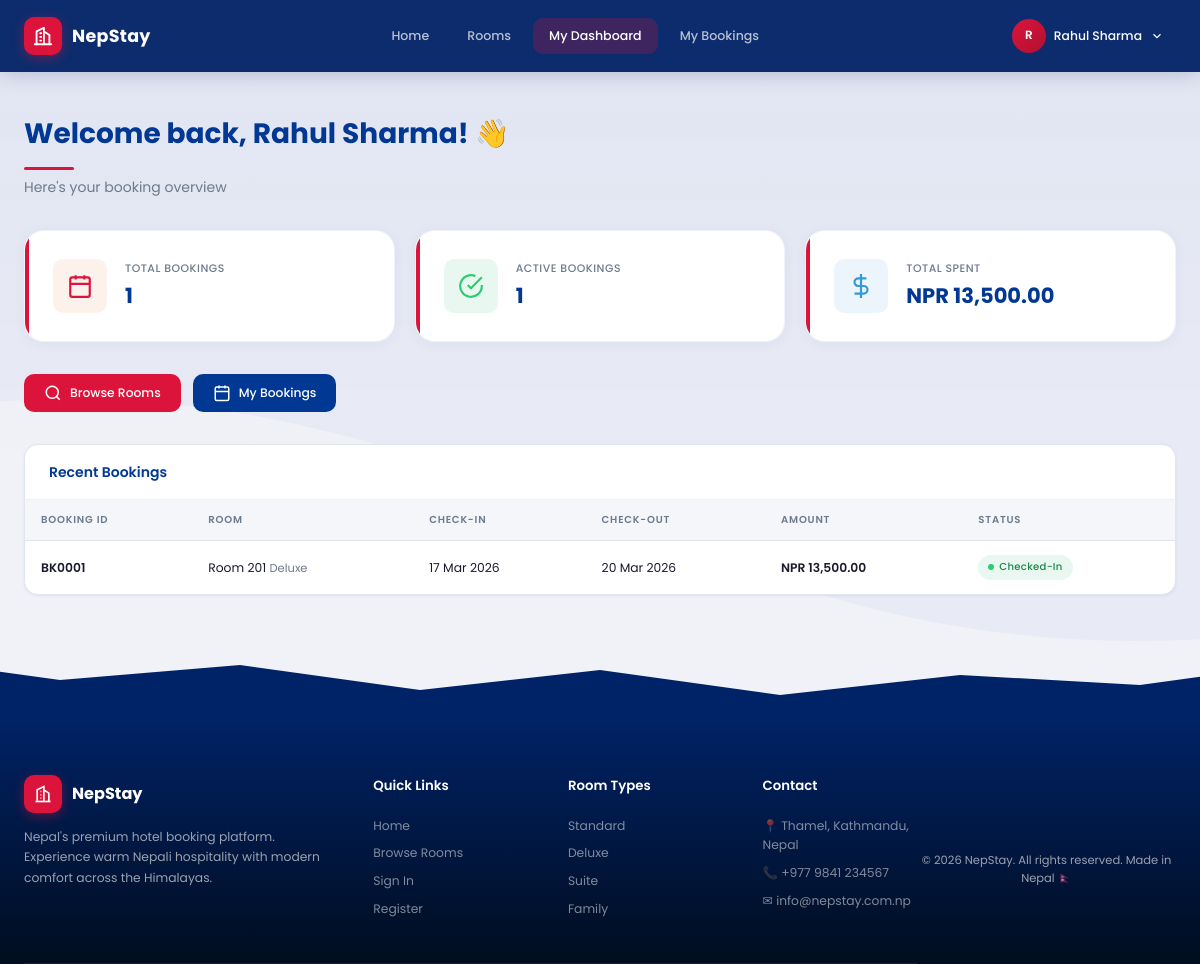
/customer/dashboard.php (signed in), run on the app's committed database.
### tables this page shows
CREATE TABLE customers (
    id INT AUTO_INCREMENT PRIMARY KEY,
    name VARCHAR(100) NOT NULL,
    email VARCHAR(255) DEFAULT NULL,
    phone VARCHAR(20) NOT NULL,
    address TEXT,
    id_proof ENUM('Passport','Driving License','National ID','Aadhar','Other') DEFAULT 'National ID',
    id_number VARCHAR(50) DEFAULT NULL,
    created_at TIMESTAMP DEFAULT CURRENT_TIMESTAMP,
    updated_at TIMESTAMP DEFAULT CURRENT_TIMESTAMP ON UPDATE CURRENT_TIMESTAMP
);

CREATE TABLE bookings (
    id INT AUTO_INCREMENT PRIMARY KEY,
    customer_id INT NOT NULL,
    room_id INT NOT NULL,
    check_in DATE NOT NULL,
    check_out DATE NOT NULL,
    guests INT DEFAULT 1,
    total_amount DECIMAL(10,2) DEFAULT 0.00,
    status ENUM('Confirmed','Checked-In','Checked-Out','Cancelled') DEFAULT 'Confirmed',
    notes TEXT,
    checked_in_at DATETIME DEFAULT NULL,
    checked_out_at DATETIME DEFAULT NULL,
    created_at TIMESTAMP DEFAULT CURRENT_TIMESTAMP,
    updated_at TIMESTAMP DEFAULT CURRENT_TIMESTAMP ON UPDATE CURRENT_TIMESTAMP,
    FOREIGN KEY (customer_id) REFERENCES customers(id) ON DELETE CASCADE,
    FOREIGN KEY (room_id) REFERENCES rooms(id) ON DELETE CASCADE
);

CREATE TABLE rooms (
    id INT AUTO_INCREMENT PRIMARY KEY,
    room_number VARCHAR(10) UNIQUE NOT NULL,
    type ENUM('Standard','Deluxe','Suite','Family') NOT NULL DEFAULT 'Standard',
    floor INT DEFAULT 1,
    price DECIMAL(10,2) NOT NULL,
    max_guests INT DEFAULT 2,
    description TEXT,
    amenities VARCHAR(500) DEFAULT NULL,
    status ENUM('Available','Occupied','Maintenance','Reserved') DEFAULT 'Available',
    image VARCHAR(255) DEFAULT NULL,
    created_at TIMESTAMP DEFAULT CURRENT_TIMESTAMP,
    updated_at TIMESTAMP DEFAULT CURRENT_TIMESTAMP ON UPDATE CURRENT_TIMESTAMP
);

### includes/auth.php (called while the page is built, shortened)
<?php
require_once __DIR__ . '/db.php';
function current_customer() {
    return db_fetch("SELECT * FROM customers WHERE id = ?", 'i', [$_SESSION['customer_id']]);
}
function is_customer_logged_in() {
    return isset($_SESSION['customer_id']);
}

### includes/db.php (called while the page is built, shortened)
<?php
$conn = new mysqli(DB_HOST, DB_USER, DB_PASS, DB_NAME);
$conn->set_charset('utf8mb4');
function db_query($sql, $types = '', $params = []) {
    global $conn;
    $stmt = $conn->prepare($sql);
    $stmt->bind_param($types, ...$params);
    $stmt->execute();
    $result = $stmt->get_result();
    return $result;
}
function db_fetch($sql, $types = '', $params = []) {
    $result = db_query($sql, $types, $params);
    if ($result instanceof mysqli_result) {
        return $result->fetch_assoc();
    }
    return null;
}
function db_fetch_all($sql, $types = '', $params = []) {
    $result = db_query($sql, $types, $params);
    if ($result instanceof mysqli_result) {
        return $result->fetch_all(MYSQLI_ASSOC);
    }
    return [];
}
function db_value($sql, $types = '', $params = []) {
    $row = db_fetch($sql, $types, $params);
    return $row ? reset($row) : null;
}

### includes/functions.php (called while the page is built, shortened)
<?php
function format_currency($amount) {
    return 'NPR ' . number_format((float)$amount, 2);
}
function format_date($date, $format = 'd M Y') {
    return date($format, strtotime($date));
}
function badge_class($status) {
    $map = [
        'Available'   => 'badge-success',
        'Occupied'    => 'badge-danger',
        'Maintenance' => 'badge-warning',
        'Reserved'    => 'badge-info',
        'Confirmed'   => 'badge-info',
        'Checked-In'  => 'badge-success',
        'Checked-Out' => 'badge-muted',
        'Cancelled'   => 'badge-danger',
        'Paid'        => 'badge-success',
        'Pending'     => 'badge-warning',
        'Refunded'    => 'badge-danger',
    ];
    return $map[$status] ?? 'badge-muted';
}
function e($str) {
    return htmlspecialchars($str ?? '', ENT_QUOTES, 'UTF-8');
}
function booking_id($id) {
    return 'BK' . str_pad($id, 4, '0', STR_PAD_LEFT);
}

### customer/dashboard.php (the view, shortened to what this page needs)
<?php
require_once '../includes/customer_header.php';
$customer = current_customer();
$totalBookings = db_value("SELECT COUNT(*) FROM bookings WHERE customer_id = ?", 'i', [$customer['id']]);
$activeBookings = db_value("SELECT COUNT(*) FROM bookings WHERE customer_id = ? AND status IN ('Confirmed','Checked-In')", 'i', [$customer['id']]);
$totalSpent = db_value("SELECT COALESCE(SUM(amount),0) FROM payments p JOIN bookings b ON p.booking_id = b.id WHERE b.customer_id = ? AND p.status = 'Paid'", 'i', [$customer['id']]);
$recentBookings = db_fetch_all("
    SELECT b.*, r.room_number, r.type AS room_type, r.price
    FROM bookings b
    JOIN rooms r ON b.room_id = r.id
    WHERE b.customer_id = ?
    ORDER BY b.created_at DESC
    LIMIT 5
", 'i', [$customer['id']]);
?>
<div class="c-page">
    <div class="c-page-header">
        <h1>Welcome back, <?php echo e($customer['name']); ?>! 👋</h1>
        <p>Here's your booking overview</p>
    </div>
    <div class="c-dash-grid">
        <div class="c-dash-card">
            <div class="c-dash-icon" style="background: rgba(232,115,74,0.1); color: var(--accent);">
                <svg width="26" height="26" viewBox="0 0 24 24" fill="none" stroke="currentColor" stroke-width="2"><rect x="3" y="4" width="18" height="18" rx="2"/><path d="M16 2v4"/><path d="M8 2v4"/><path d="M3 10h18"/></svg>
            </div>
            <div>
                <h4>Total Bookings</h4>
                <div class="c-dash-value"><?php echo $totalBookings; ?></div>
            </div>
        </div>
        <div class="c-dash-card">
            <div class="c-dash-icon" style="background: var(--success-bg); color: var(--success);">
                <svg width="26" height="26" viewBox="0 0 24 24" fill="none" stroke="currentColor" stroke-width="2"><path d="M22 11.08V12a10 10 0 1 1-5.93-9.14"/><polyline points="22 4 12 14.01 9 11.01"/></svg>
            </div>
            <div>
                <h4>Active Bookings</h4>
                <div class="c-dash-value"><?php echo $activeBookings; ?></div>
            </div>
        </div>
        <div class="c-dash-card">
            <div class="c-dash-icon" style="background: var(--info-bg); color: var(--info);">
                <svg width="26" height="26" viewBox="0 0 24 24" fill="none" stroke="currentColor" stroke-width="2"><line x1="12" y1="1" x2="12" y2="23"/><path d="M17 5H9.5a3.5 3.5 0 0 0 0 7h5a3.5 3.5 0 0 1 0 7H6"/></svg>
            </div>
            <div>
                <h4>Total Spent</h4>
                <div class="c-dash-value"><?php echo format_currency($totalSpent); ?></div>
            </div>
        </div>
    </div>
    <div style="display:flex;gap:12px;margin-bottom:32px;flex-wrap:wrap;">
        <a href="rooms.php" class="c-btn c-btn-accent">
            <svg width="18" height="18" viewBox="0 0 24 24" fill="none" stroke="currentColor" stroke-width="2"><circle cx="11" cy="11" r="8"/><line x1="21" y1="21" x2="16.65" y2="16.65"/></svg>
            Browse Rooms
        </a>
        <a href="bookings.php" class="c-btn c-btn-primary">
            <svg width="18" height="18" viewBox="0 0 24 24" fill="none" stroke="currentColor" stroke-width="2"><rect x="3" y="4" width="18" height="18" rx="2"/><path d="M16 2v4"/><path d="M8 2v4"/><path d="M3 10h18"/></svg>
            My Bookings
        </a>
    </div>
    <div class="table-container">
        <div class="table-header">
            <h3>Recent Bookings</h3>
        </div>
        <div class="table-scroll">
            <table class="data-table">
                <thead>
                    <tr>
                        <th>Booking ID</th>
                        <th>Room</th>
                        <th>Check-in</th>
                        <th>Check-out</th>
                        <th>Amount</th>
                        <th>Status</th>
                    </tr>
                </thead>
                <tbody>
                <?php if (empty($recentBookings)): ?>
                    <tr>
                        <td colspan="6">
                            <div class="empty-state">
                                <svg width="48" height="48" viewBox="0 0 24 24" fill="none" stroke="currentColor" stroke-width="1.5"><rect x="3" y="4" width="18" height="18" rx="2"/><path d="M16 2v4"/><path d="M8 2v4"/><path d="M3 10h18"/></svg>
                                <h3>No bookings yet</h3>
                                <p>Browse our rooms and make your first booking!</p>
                                <a href="rooms.php" class="c-btn c-btn-accent" style="display:inline-flex;margin-top:12px;">Browse Rooms</a>
                            </div>
                        </td>
                    </tr>
                <?php else: ?>
                    <?php foreach ($recentBookings as $b): ?>
                    <tr>
                        <td class="text-bold"><?php echo booking_id($b['id']); ?></td>
                        <td>Room <?php echo e($b['room_number']); ?> <span class="text-muted"><?php echo e($b['room_type']); ?></span></td>
                        <td><?php echo format_date($b['check_in']); ?></td>
                        <td><?php echo format_date($b['check_out']); ?></td>
                        <td class="text-bold"><?php echo format_currency($b['total_amount']); ?></td>
                        <td><span class="badge <?php echo badge_class($b['status']); ?>"><span class="badge-dot"></span> <?php echo e($b['status']); ?></span></td>
                    </tr>
                    <?php endforeach; ?>
                <?php endif; ?>
                </tbody>
            </table>
        </div>
    </div>
</div>
<?php require_once '../includes/customer_footer.php'; ?>

### includes/customer_header.php (shortened to what this page needs)
<?php
require_once __DIR__ . '/db.php';
require_once __DIR__ . '/auth.php';
require_once __DIR__ . '/functions.php';
$isLoggedIn = is_customer_logged_in();
$customer = $isLoggedIn ? current_customer() : null;
$currentPage = basename($_SERVER['PHP_SELF']);
?>
<!DOCTYPE html>
<html lang="en">
<head>
    <link rel="stylesheet" href="/Hotel_Reservation_System/assets/css/style.css">
    <link rel="stylesheet" href="/Hotel_Reservation_System/assets/css/customer.css">
</head>
<body class="customer-body">
<nav class="c-navbar" id="cNavbar">
    <div class="c-container">
        <a href="/Hotel_Reservation_System/index.php" class="c-navbar-brand">
            <div class="c-brand-icon">
                <svg width="22" height="22" viewBox="0 0 24 24" fill="none" stroke="currentColor" stroke-width="2" stroke-linecap="round" stroke-linejoin="round">
                    <path d="M3 21h18"/><path d="M5 21V7l8-4v18"/><path d="M19 21V11l-6-4"/>
                    <path d="M9 9h1"/><path d="M9 13h1"/><path d="M9 17h1"/>
                </svg>
            </div>
            <span>NepStay</span>
        </a>
        <div class="c-nav-links" id="cNavLinks">
            <a href="/Hotel_Reservation_System/index.php" class="c-nav-link <?php echo $currentPage === 'index.php' ? 'active' : ''; ?>">Home</a>
            <a href="/Hotel_Reservation_System/customer/rooms.php" class="c-nav-link <?php echo $currentPage === 'rooms.php' ? 'active' : ''; ?>">Rooms</a>
            <?php if ($isLoggedIn): ?>
            <a href="/Hotel_Reservation_System/customer/dashboard.php" class="c-nav-link <?php echo $currentPage === 'dashboard.php' ? 'active' : ''; ?>">My Dashboard</a>
            <a href="/Hotel_Reservation_System/customer/bookings.php" class="c-nav-link <?php echo $currentPage === 'bookings.php' ? 'active' : ''; ?>">My Bookings</a>
            <?php endif; ?>
        </div>
        <div class="c-nav-actions">
            <?php if ($isLoggedIn): ?>
            <div class="c-user-menu" id="cUserMenu">
                <div class="c-user-avatar"><?php echo strtoupper(substr($customer['name'] ?? 'U', 0, 1)); ?></div>
                <span class="c-user-name"><?php echo e($customer['name'] ?? 'Guest'); ?></span>
                <svg width="14" height="14" viewBox="0 0 24 24" fill="none" stroke="currentColor" stroke-width="2"><polyline points="6 9 12 15 18 9"/></svg>
            </div>
            <?php else: ?>
            <a href="/Hotel_Reservation_System/login.php" class="c-btn c-btn-outline-light">Sign In</a>
            <a href="/Hotel_Reservation_System/register.php" class="c-btn c-btn-accent">Register</a>
            <?php endif; ?>
        </div>
    </div>
</nav>

### assets/css/style.css (style rules this page uses)
:root { --primary: #003893; --primary-light: #1A52A8; --primary-dark: #002266; --accent: #DC143C; --accent-light: #FF3355; --accent-dark: #B01030; --gold: #D4A843; --gold-bg: #FDF6E3; --success: #2ECC71; --success-bg: #E8F8F0; --warning: #F1C40F; --warning-bg: #FEF9E7; --danger: #E74C3C; --danger-bg: #FDEDEC; --info: #3498DB; --info-bg: #EBF5FB; --surface: #F5F6FA; --card: #FFFFFF; --border: #E1E5EE; --border-light: #F0F1F5; --text: #1A1A2E; --text-muted: #6B7B8D; --text-light: #A4B0BE; --sidebar-width: 260px; --sidebar-collapsed: 0px; --topbar-height: 64px; --sp-xs: 4px; --sp-sm: 8px; --sp-md: 16px; --sp-lg: 24px; --sp-xl: 32px; --sp-2xl: 48px; --radius-sm: 6px; --radius: 10px; --radius-lg: 14px; --radius-xl: 20px; --radius-full: 50%; --shadow-sm: 0 1px 3px rgba(0,56,147,0.08); --shadow: 0 2px 12px rgba(0,56,147,0.1); --shadow-lg: 0 8px 30px rgba(0,56,147,0.14); --shadow-xl: 0 20px 50px rgba(0,56,147,0.18); --transition: all 0.25s cubic-bezier(0.4, 0, 0.2, 1); --transition-fast: all 0.15s ease; }
*, *::before, *::after { margin: 0; padding: 0; box-sizing: border-box; }
html { font-size: 14px; scroll-behavior: smooth; }
body { font-family: 'Poppins', -apple-system, BlinkMacSystemFont, sans-serif; background: var(--surface); color: var(--text); line-height: 1.6; min-height: 100vh; -webkit-font-smoothing: antialiased; }
a { color: var(--accent); text-decoration: none; transition: var(--transition-fast); }
.table-container { background: var(--card); border-radius: var(--radius-lg); border: 1px solid var(--border); box-shadow: var(--shadow-sm); overflow: hidden; }
.table-header { padding: var(--sp-md) var(--sp-lg); border-bottom: 1px solid var(--border-light); display: flex; align-items: center; justify-content: space-between; flex-wrap: wrap; gap: 12px; }
.table-header h3 { font-size: 1rem; font-weight: 600; color: var(--primary); }
.table-scroll { overflow-x: auto; }
.data-table { width: 100%; border-collapse: collapse; }
.data-table thead { background: var(--surface); }
.data-table th { padding: 12px 16px; font-size: 0.72rem; font-weight: 600; text-transform: uppercase; letter-spacing: 0.8px; color: var(--text-muted); text-align: left; white-space: nowrap; border-bottom: 1px solid var(--border); }
.data-table td { padding: 14px 16px; font-size: 0.88rem; color: var(--text); border-bottom: 1px solid var(--border-light); vertical-align: middle; }
.data-table tbody tr { transition: var(--transition-fast); }
.data-table tbody tr:last-child td { border-bottom: none; }
.data-table .text-muted { color: var(--text-muted); font-size: 0.82rem; }
.data-table .text-bold { font-weight: 600; }
.badge { display: inline-flex; align-items: center; gap: 5px; padding: 4px 10px; border-radius: 20px; font-size: 0.72rem; font-weight: 500; letter-spacing: 0.3px; white-space: nowrap; }
.badge-dot { width: 6px; height: 6px; border-radius: 50%; display: inline-block; }
.badge-success { background: var(--success-bg); color: #1E8449; }
.badge-success .badge-dot { background: var(--success); }
.text-muted { color: var(--text-muted); }
.text-bold { font-weight: 600; }

### data on the page
customers: name "R", name "Rahul Sharma"
bookings: id "BK0001", room.room_number "201", room.type "Deluxe", check_in "17 Mar 2026", check_out "20 Mar 2026", total_amount "NPR 13,500.00", status "Checked-In"

### other printed values
$totalBookings "1"
$activeBookings "1"
format_currency($totalSpent) "NPR 13,500.00"
